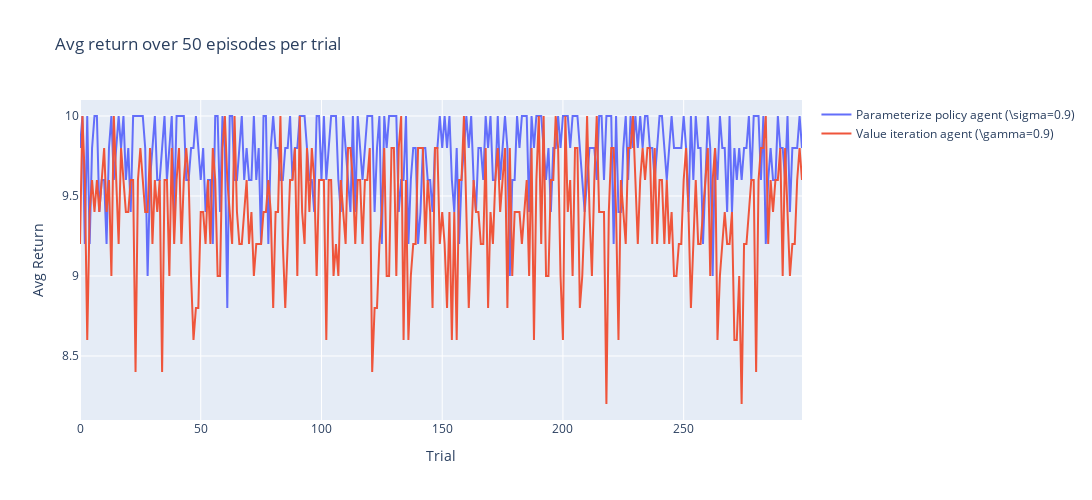

Notebook code for this chart:
### Code cell
import plotly.graph_objects as go

x = list(range(N_TRIALS))
y1 = avg_returns1
y2 = avg_returns2

fig = go.Figure()
fig.update_layout(title=f'Avg return over {N_EPISODES} episodes per trial',
                   xaxis_title='Trial',
                   yaxis_title='Avg Return')
fig.update_layout(autosize=False, width=1700, height=500)
fig.add_trace(go.Scatter(x=x, y=y1, name=f"Parameterize policy agent (\sigma={SIGMA})"))
fig.add_trace(go.Scatter(x=x, y=y2, name=f"Value iteration agent (\gamma={GAMMA})"))
fig.show()

### Figure 1 — Plotly figure (JSON) as saved in the notebook; plotly's stock layout.template omitted (floating-point values rounded to 4 significant figures; data arrays with more than 128 entries replaced by an {"elided": "..."} marker saying what was removed)
{"data": [{"name": "Parameterize policy agent (\\sigma=0.9)", "type": "scatter", "x": {"elided": "300 int values"}, "y": {"elided": "300 float values"}}, {"name": "Value iteration agent (\\gamma=0.9)", "type": "scatter", "x": {"elided": "300 int values"}, "y": {"elided": "300 float values"}}], "layout": {"autosize": false, "height": 500, "title": {"text": "Avg return over 50 episodes per trial"}, "width": 1700, "xaxis": {"title": {"text": "Trial"}}, "yaxis": {"title": {"text": "Avg Return"}}}}
